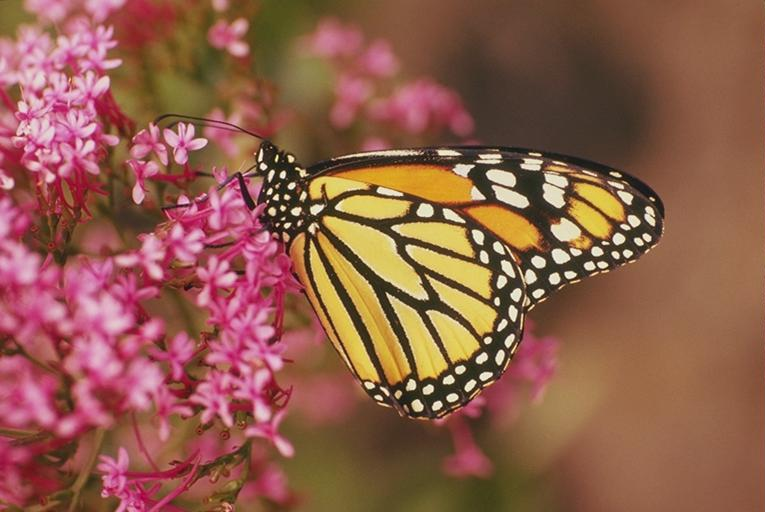
#> input picture Questoes_Primeira_Lista/Questão 11/borb.png, 765 x 512 px
$ python questao11.py
#> lines starting #> are read from the running program, lines starting #| are printed output that depends on the picture
import cv2 as cv
import numpy as np
import matplotlib.pyplot as plt


def concatenar_duas_imagens(primeira_imagem, segunda_imagem):
    ha,wa = primeira_imagem.shape[:2]
    hb,wb = segunda_imagem.shape[:2]
    max_height = np.max([ha, hb])
    total_width = wa+wb
    nova_imagem = np.zeros(shape=(max_height, total_width, 3))
    nova_imagem[:ha,:wa]=primeira_imagem
    nova_imagem[:hb,wa:wa+wb]=segunda_imagem
    return nova_imagem

def concatenar_varias_imagens(lista_imagens):
    resultado = None
    for i, caminho_imagem in enumerate(lista_imagens):
        imagem = plt.imread(caminho_imagem)[:,:,:3]
        if i==0:
            resultado = imagem
        else:
            resultado = concatenar_duas_imagens(resultado, imagem)
    return resultado

imagens = []

src = cv.imread(cv.samples.findFile('borb.png'))
#> src is the input picture: shape (512, 765, 3); mean B, G, R 75, 93, 143.4

for i in range(0,3):
    rows, cols, _channels = map(int, src.shape)
    src = cv.pyrDown(src, dstsize=(cols // 2, rows // 2))
    cv.imwrite("pds"+str(i)+".png", src)
    imagens.append("pds"+str(i)+".png")
#> this loop made 3 passes
#> pass 1, `src = cv.pyrDown(src, dstsize=(cols // 2, rows // 2))`:
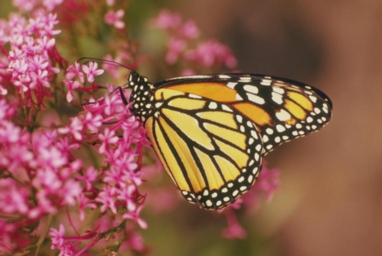
#> src: shape (256, 382, 3); mean B, G, R 75.1, 93, 143.5
#> pass 2, `src = cv.pyrDown(src, dstsize=(cols // 2, rows // 2))`:
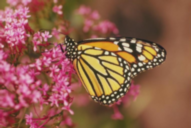
#> src: shape (128, 191, 3); mean B, G, R 75.2, 93, 143.5
#> pass 3, `src = cv.pyrDown(src, dstsize=(cols // 2, rows // 2))`:
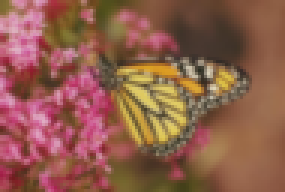
#> src: shape (64, 95, 3) (shown 3 times larger); mean B, G, R 75.4, 93, 143.7
#> after the loop, imagens = ['pds0.png', 'pds1.png', 'pds2.png']


for i in range(0,3):
    rows, cols, _channels = map(int, src.shape)
    src = cv.pyrUp(src, dstsize=(2 * cols, 2 * rows))
    cv.imwrite("pg"+str(i)+".png", src)
    imagens.append("pg"+str(i)+".png")
#> this loop made 3 passes
#> (rows, cols) on passes 1 to 3: (64, 95), (128, 190), (256, 380)
#> pass 1, `src = cv.pyrUp(src, dstsize=(2 * cols, 2 * rows))`:
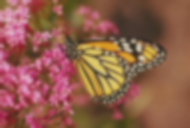
#> src: shape (128, 190, 3); mean B, G, R 75.3, 93, 143.6
#> after the loop, imagens = ['pds0.png', 'pds1.png', 'pds2.png', 'pg0.png', 'pg1.png', 'pg2.png']


imagens = [imagens[0], imagens[1], imagens[2], imagens[3], imagens[4], imagens[5]]
resultado = concatenar_varias_imagens(imagens)
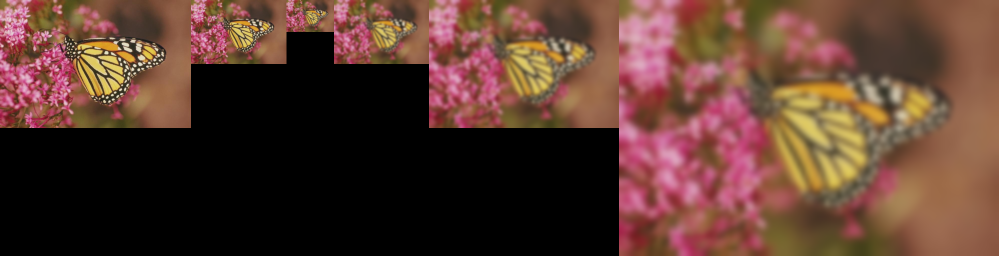
#> resultado: shape (512, 1998, 3) float64 (shown at 1/2 size); mean R, G, B 0.352, 0.228, 0.184

plt.imshow(resultado)

plt.show()

cv.waitKey()
cv.destroyAllWindows()
